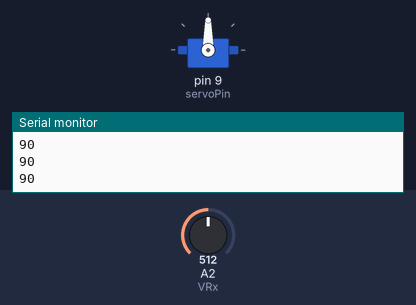
Bench run of a sketch on a simulated Arduino Uno, built with avr-gcc and run on an emulated ATmega328P. On the bench: servo, the last lines printed to the serial monitor. Inputs (shaded band) come from the test bench; at power-on: A2 (VRx) = 512.

Above: at 1.2 s.
1.3 s: A2 (VRx) set to 716
At 2.5 s:
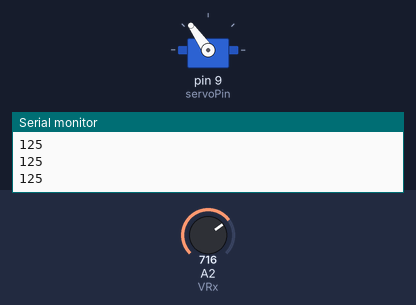
2.8 s: A2 (VRx) set to 900
At 4.0 s:
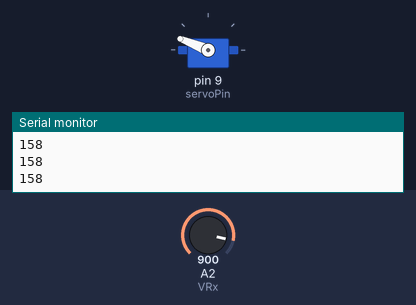
4.3 s: A2 (VRx) set to 1023
At 5.0 s:
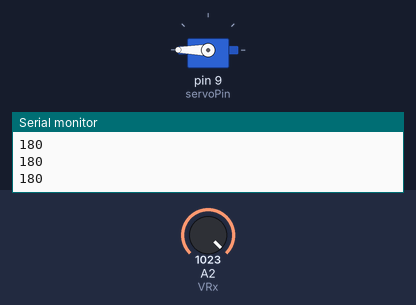
5.8 s: A2 (VRx) set to 306
At 7.0 s:
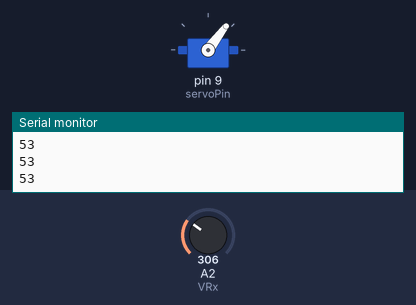
7.3 s: A2 (VRx) set to 122
At 8.4 s:
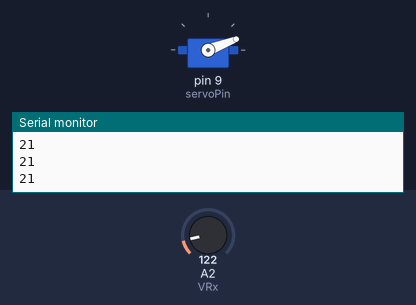
8.8 s: A2 (VRx) set to 0
At 9.7 s:
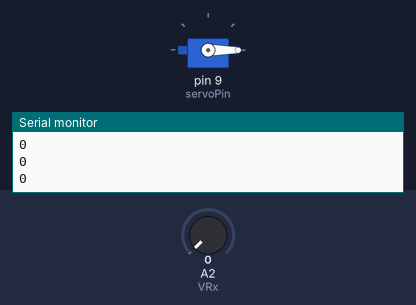
Timing chart, 0 to 11.3 s (numbered marks = the images above; inputs shaded):
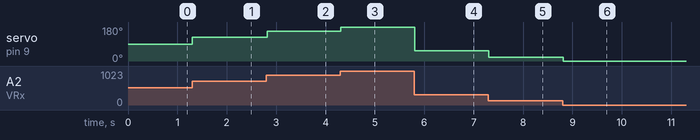

The sketch:

manette.ino
```cpp
#include <Servo.h>

const int servoPin= 9;
const int VRy = A1;
const int VRx = A2;

Servo monServo;

void setup() {
 Serial.begin(9600);
 monServo.attach(servoPin);


}

void loop() {
  int xVal = analogRead(VRx);
  int angle= map(xVal,0,1023,0,180);

  monServo.write(angle);
  Serial.println(angle);

  delay(15);

}
```

Measured:
- after the input at 1.3 s, servo on pin 9 (servoPin): 90° → 125° at once
- after the input at 2.8 s, servo on pin 9 (servoPin): 125° → 158° at once
- after the input at 4.3 s, servo on pin 9 (servoPin): 158° → 180° at once
- after the input at 5.8 s, servo on pin 9 (servoPin): 180° → 53° at once
- after the input at 7.3 s, servo on pin 9 (servoPin): 53° → 21° at once
- after the input at 8.8 s, servo on pin 9 (servoPin): 21° → 0° at once
